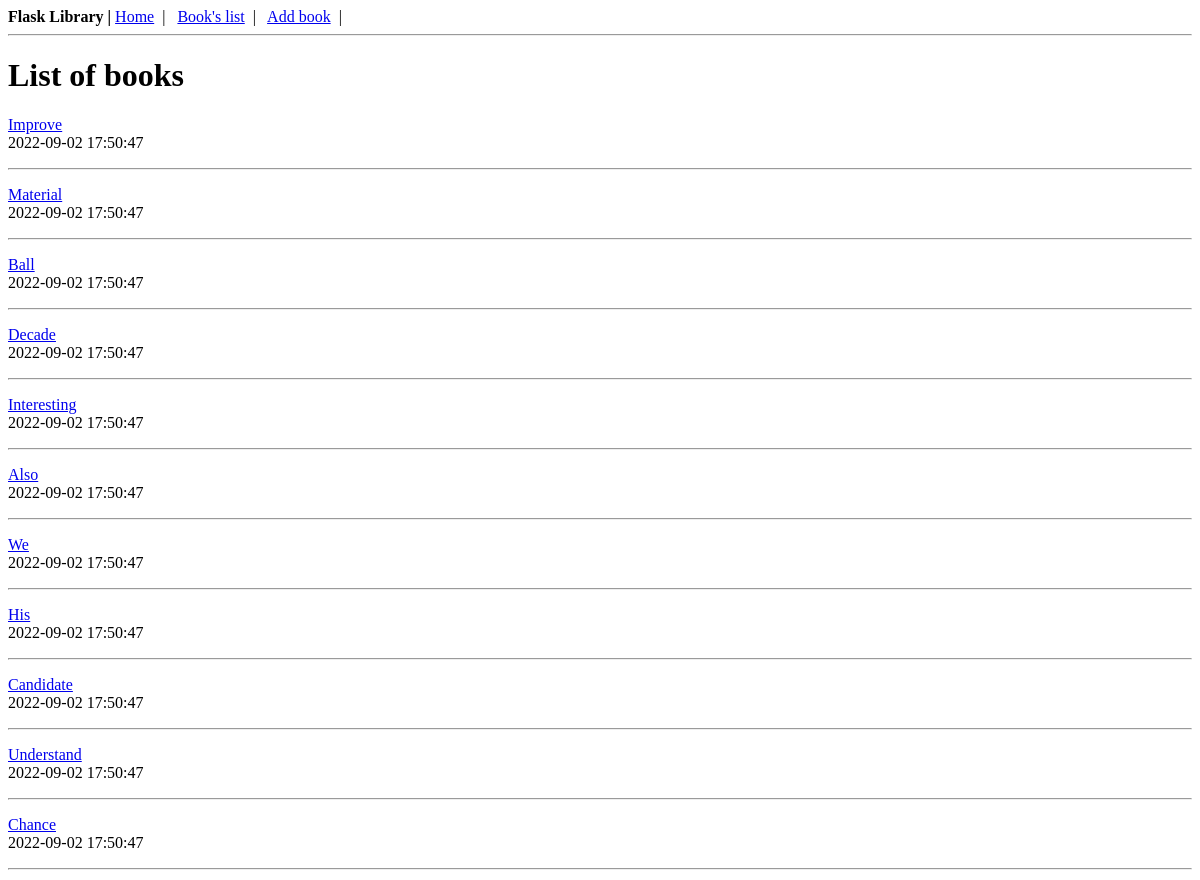
Page /books/list (upper part) on the earlier database version.
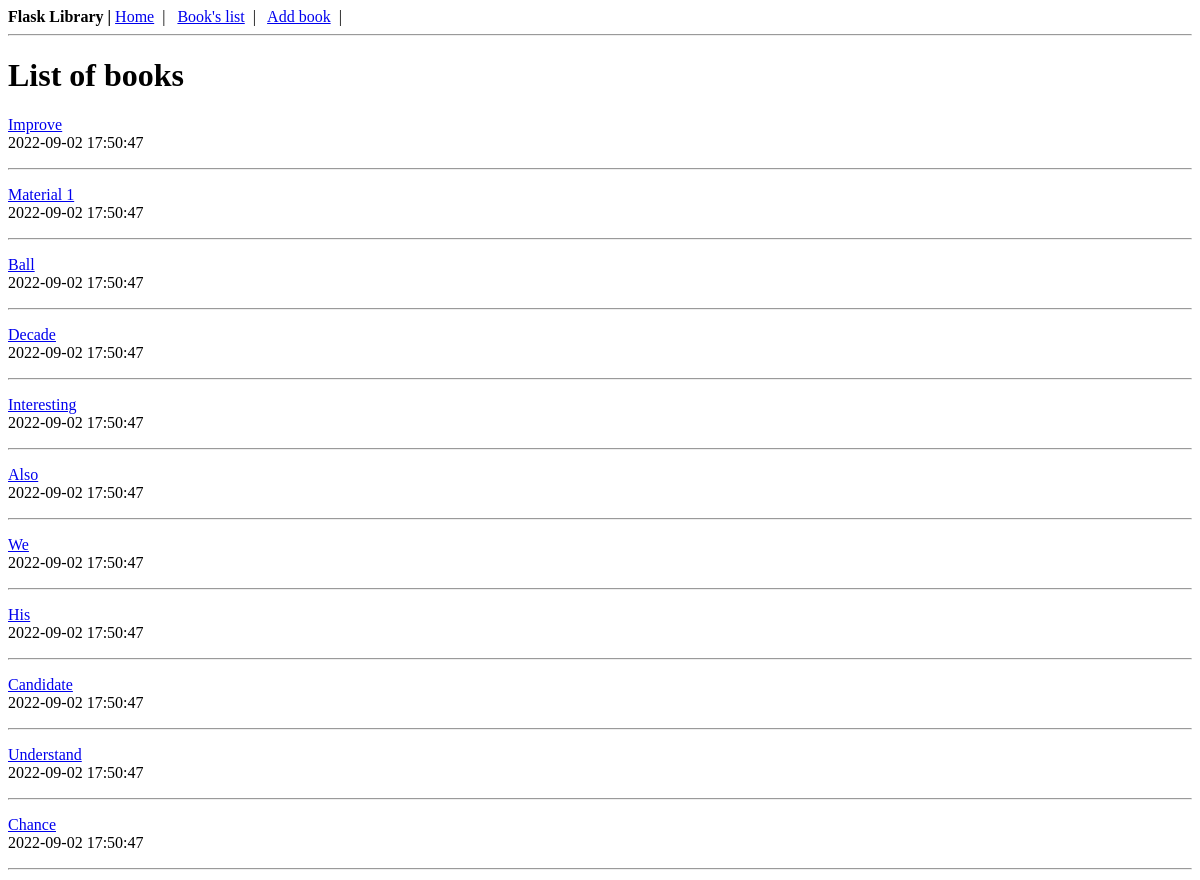
Same page on the later database version.
### tables this page shows
CREATE TABLE books (
  id INTEGER PRIMARY KEY AUTOINCREMENT,
  title TEXT NOT NULL,
  author TEXT NOT NULL,
  created TIMESTAMP NOT NULL DEFAULT CURRENT_TIMESTAMP,
  updated TIMESTAMP NOT NULL DEFAULT CURRENT_TIMESTAMP
);

### Flask_book.py (the view)
@app.route('/books/list')
def list_books():
    conn = connection()
    books = conn.execute('SELECT * FROM books').fetchall()
    conn.close()
    return render_template('books/list.html', books=books)

### Flask_book.py (called while the page is built)
def connection():
    conn = sqlite3.connect('books_db.sqlite')
    conn.row_factory = sqlite3.Row
    return conn

### templates/books/list.html (shortened to what this page needs)
{% extends "base.html" %}
{% block content %}
    <h1> List of books </h1>
    {% for book in books %}
        <p>
            <a href="/books/detail/{{ book.id }}">{{ book.title }}</a>
            <br>
            {{ book.created }}
        </p>
        <hr>
    {% endfor %}
{% endblock %}

Differences in the rows shown:
changed books: title "Material" → "Material 1"
